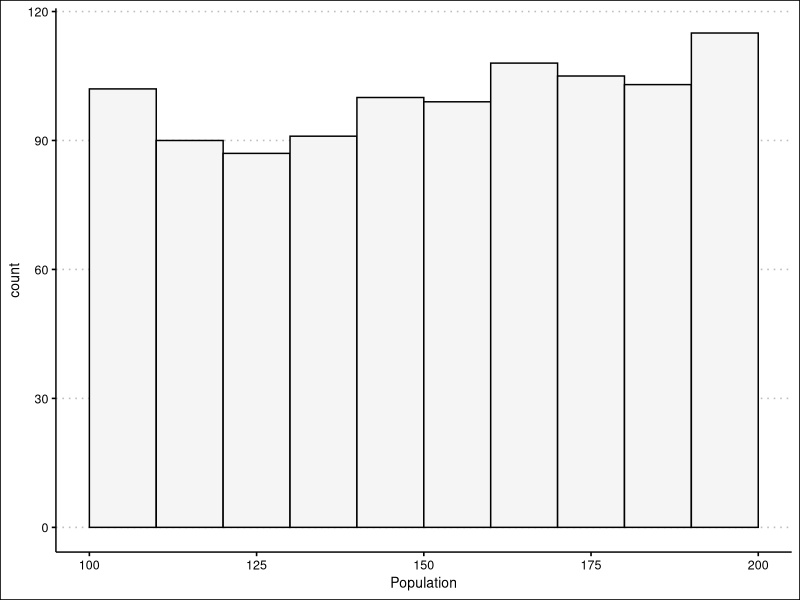
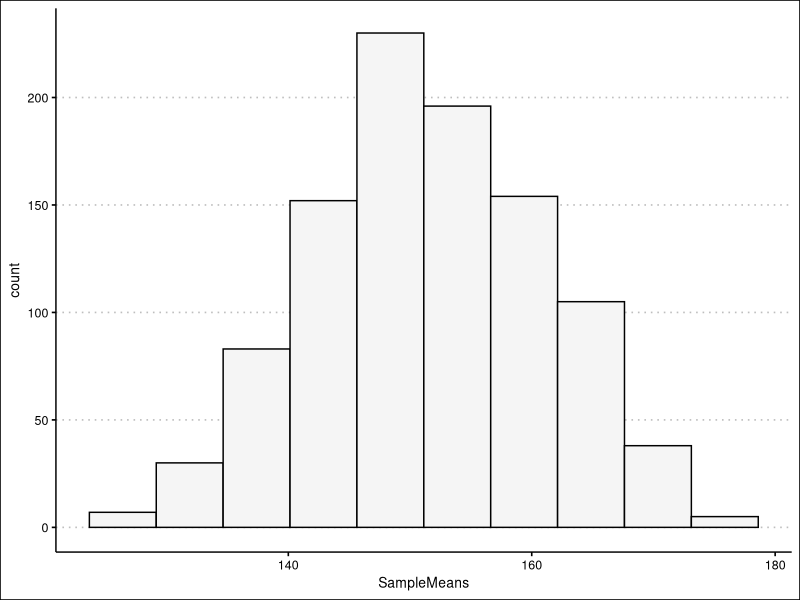
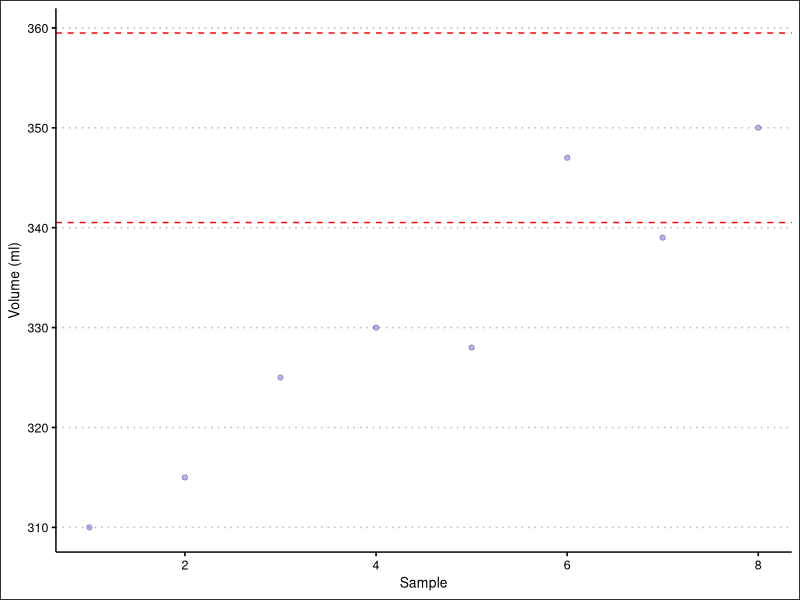
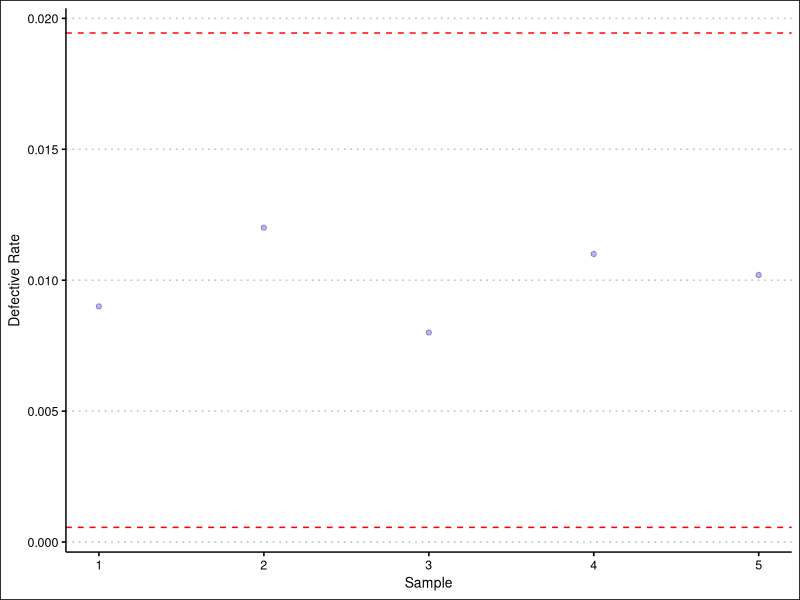

These figures' R source, in order:
## ---- chunk 1
set.seed(15)
Population<-runif(1000,100,200)
## ---- chunk 2
PopMean<-mean(Population)
PopSD<-sd(Population)
## ---- chunk 3
library(tidyverse)
library(ggthemes)

ggplot() + 
  geom_histogram(aes(Population),col="black",
                 bg="#F5F5F5", bins=10, 
                 boundary=100, binwidth = 10) +
  theme_clean()
## ---- chunk 4
nrep<-1000
SampleMeans<-c()
for (i in 1:nrep){
  x<-sample(Population,10,replace=T)
  SampleMeans<-c(SampleMeans,mean(x))
}
## ---- chunk 5
mean(SampleMeans)
## ---- chunk 6
sd(SampleMeans)
## ---- chunk 7
PopSD/sqrt(10)
## ---- chunk 8
ggplot() + 
  geom_histogram(aes(SampleMeans),bg="#F5F5F5",
                 col="black", bins=10) +
  theme_clean()
## ---- chunk 9
pnorm(160,mean(SampleMeans),sd(SampleMeans))-pnorm(140,mean(SampleMeans),sd(SampleMeans))
## ---- chunk 10
14/sqrt(100)
## ---- chunk 11
pnorm(85,80,1.4)-pnorm(77,80,1.4)
## ---- chunk 12
pnorm(35,33.8,3.5/sqrt(4),lower.tail = F)
## ---- chunk 13
(p35<-pnorm(35,33.8,3.5,lower.tail = F))
## ---- chunk 14
p35^4
## ---- chunk 15
sqrt(0.75*0.25/200)
## ---- chunk 16
pnorm(0.8,0.75,sqrt(0.75*0.25/200))-pnorm(0.7,0.75,sqrt(0.75*0.25/200))
## ---- chunk 17
pnorm(0.2,0.23,sqrt(0.23*0.77/50),lower.tail = F)
## ---- chunk 18
pnorm(0.2,0.23,sqrt(0.23*0.77/200),lower.tail = F)
## ---- chunk 19
dataEx1<-c(310,315,325,330,328,347,339,350)
ulEx1<-350+3*(10/sqrt(10))
llEx1<-350-3*(10/sqrt(10))
## ---- chunk 20
ggplot() +
  geom_point(aes(y=dataEx1, x=1:8), pch=21,
             bg="blue", alpha=0.3)+
  geom_hline(yintercept = ulEx1, col="red", lty=2) +
  geom_hline(yintercept = llEx1, col="red",lty=2) +
  theme_clean() +
  labs(y="Volume (ml)", x="Sample")
## ---- chunk 21
dataEx2<-c(0.009,0.012,0.008,0.011,0.0102)
ulEx2<-0.01+3*sqrt(0.01*0.99/1000)
llEx2<-0.01-3*sqrt(0.01*0.99/1000)
## ---- chunk 22
ggplot() +
  geom_point(aes(y=dataEx2, x=1:5), pch=21,
             bg="blue", alpha=0.3)+
  geom_hline(yintercept = ulEx2, col="red", lty=2) +
  geom_hline(yintercept = llEx2, col="red",lty=2) +
  theme_clean() +
  labs(y="Defective Rate", x="Sample")
